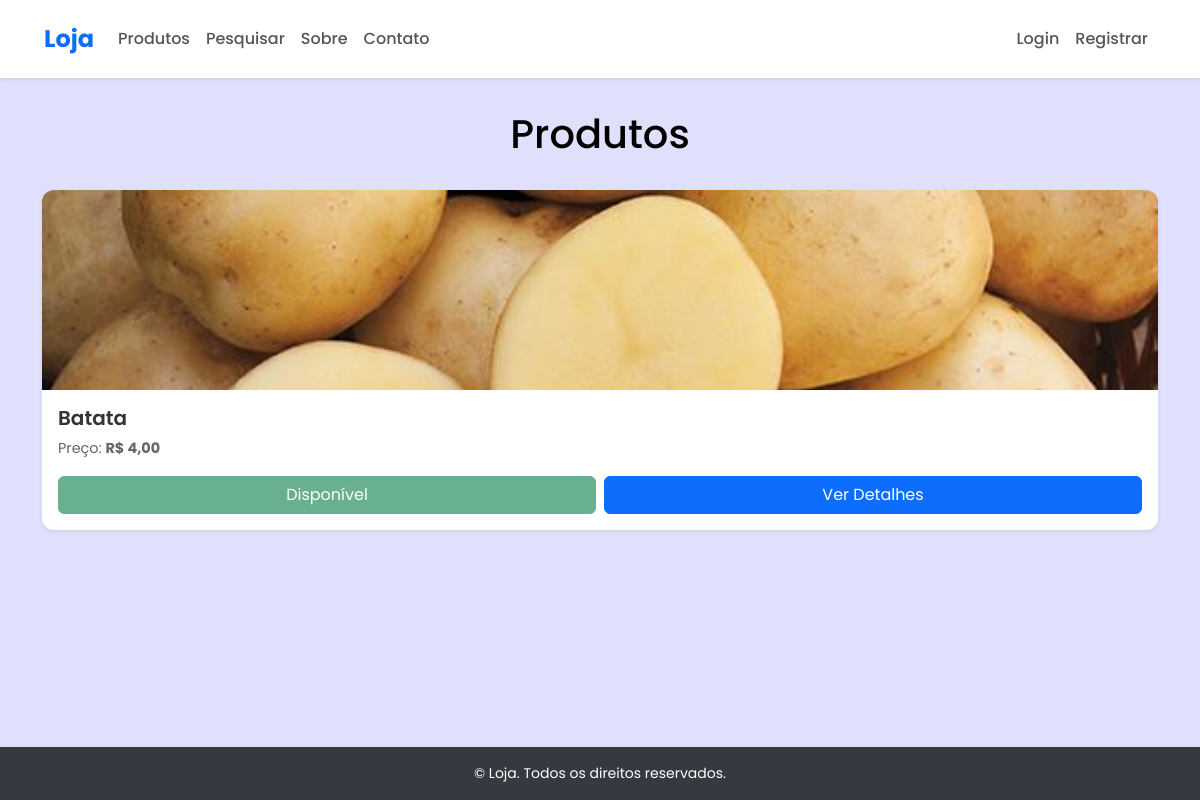
The app's page /, older data.
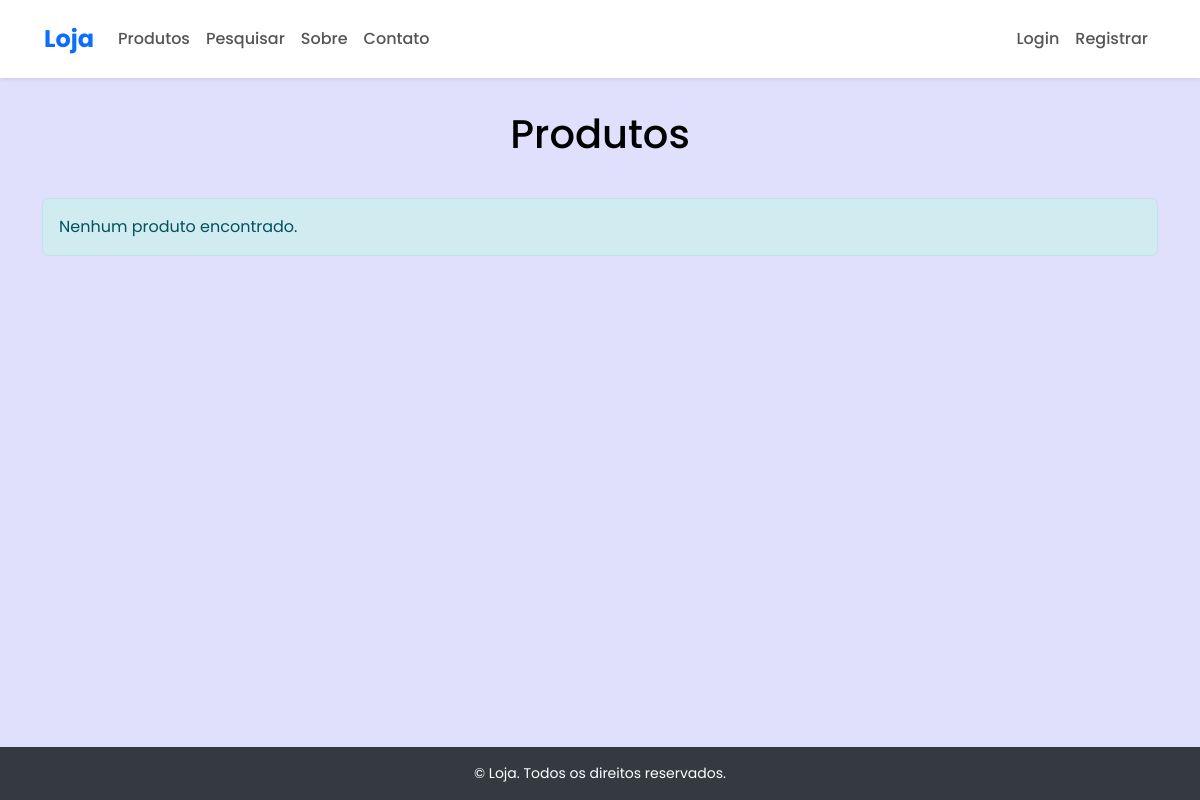
The same page, newer data.
### loja/models.py (models this page shows, shortened)
class Produto(models.Model):
    nome = models.CharField(max_length=100)
    preco = models.DecimalField(max_digits=10, decimal_places=2)
    disponivel = models.BooleanField(default=True)
    imagem = models.ImageField(upload_to='produtos/', blank=True, null=True)
    quantidade = models.IntegerField(default=1)

### loja/views.py (the view)
# urls.py: path('', ListaProdutosView.as_view(), name='lista_produtos'),
class ListaProdutosView(ListView):
    model = Produto
    template_name = 'lista_produtos.html'
    context_object_name = 'produtos'

### carrinho/context_processor.py (called while the page is built)
def carrinho(request):
    return {'carrinho': Carrinho(request)}

### templates/lista_produtos.html
{% extends "base.html" %}
{% block content %}
<h1 class="text-center">Produtos</h1>
{% if produtos %}
    <div class="product-grid">
        {% for produto in produtos %}
        <div class="row-md-4">
            {% include 'partials/_card_produto.html' %}
        </div>
        {% endfor %}
    </div>
{% else %}
    <div class="alert alert-info" style="margin-top: 40px;">
        Nenhum produto encontrado.
    </div>
{% endif %}
{% endblock %}

### templates/partials/_card_produto.html
<div class="card shadow-sm mb-4">
    {% if produto.imagem %}
        <img src="{{ produto.imagem.url }}" class="card-img-top" alt="{{ produto.nome }}" style="height: 200px; object-fit: cover;">
    {% else %}
        <img src="https://via.placeholder.com/300x200.png?text=Sem+Imagem" class="card-img-top" alt="Sem Imagem" style="height: 200px; object-fit: cover;">
    {% endif %}
    <div class="card-body d-flex flex-column">
        <h5 class="card-title">{{ produto.nome }}</h5>
        <p class="card-text">Preço: <strong>R$ {{ produto.preco }}</strong></p>
        <div class="d-flex gap-2 mt-auto">
            <span class="btn {% if produto.disponivel and produto.quantidade > 0 %} btn-success {% else %} btn-outline-danger {% endif %} w-100 disabled">
                {% if produto.disponivel and produto.quantidade > 0 %}
                    Disponível
                {% else %}
                    Indisponível
                {% endif %}
            </span>
            <a href="{% url 'produto_detail' produto.pk %}" class="btn btn-primary w-100">
                Ver Detalhes
            </a>
        </div>
    </div>
</div>

Row changes from the older to the newer data that the page shows:
removed Produto: imagem (picture), nome "Batata", preco "4,00", disponivel "Disponível"
Text that changed along with them:
text now shown: "Nenhum produto encontrado."
